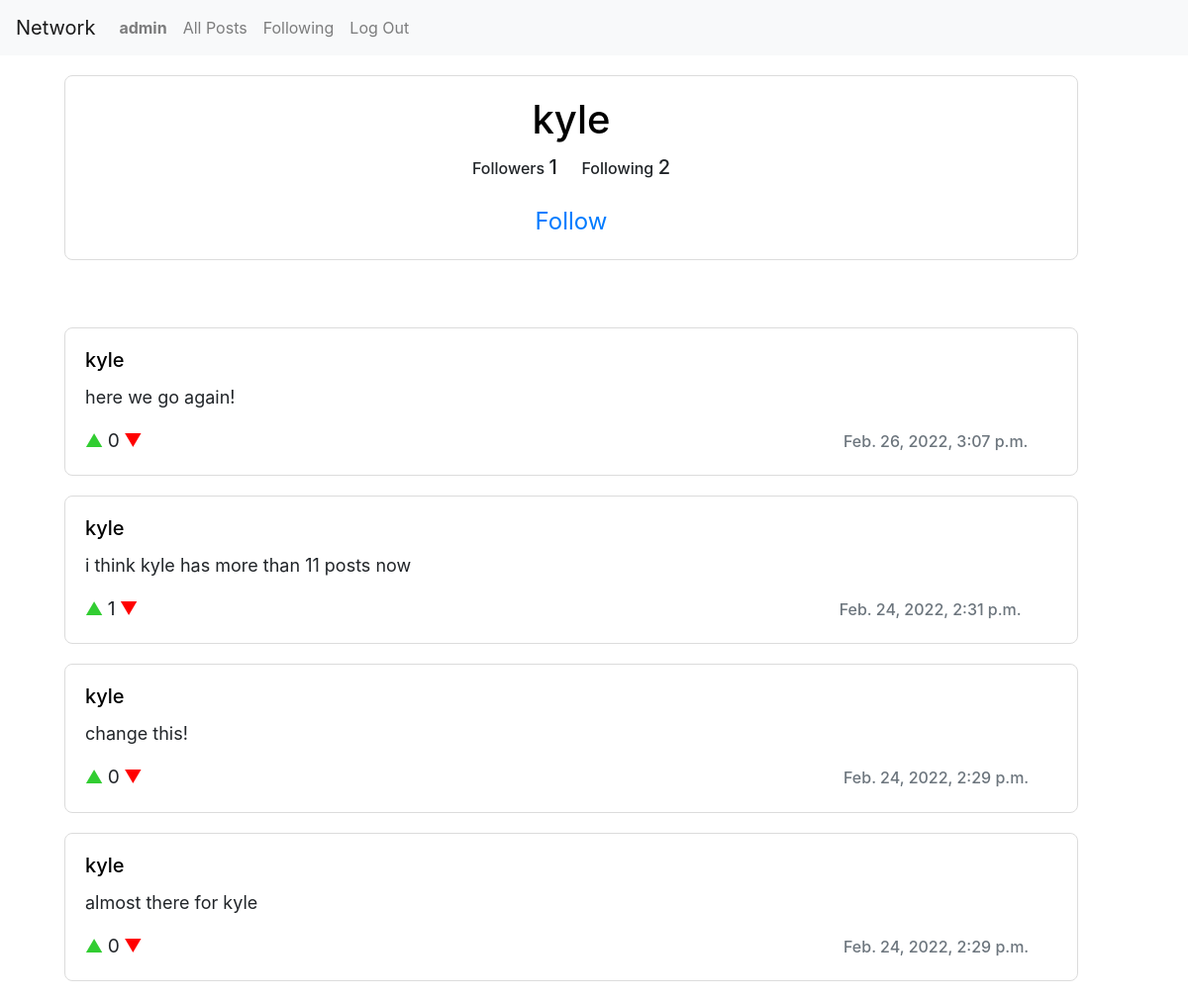
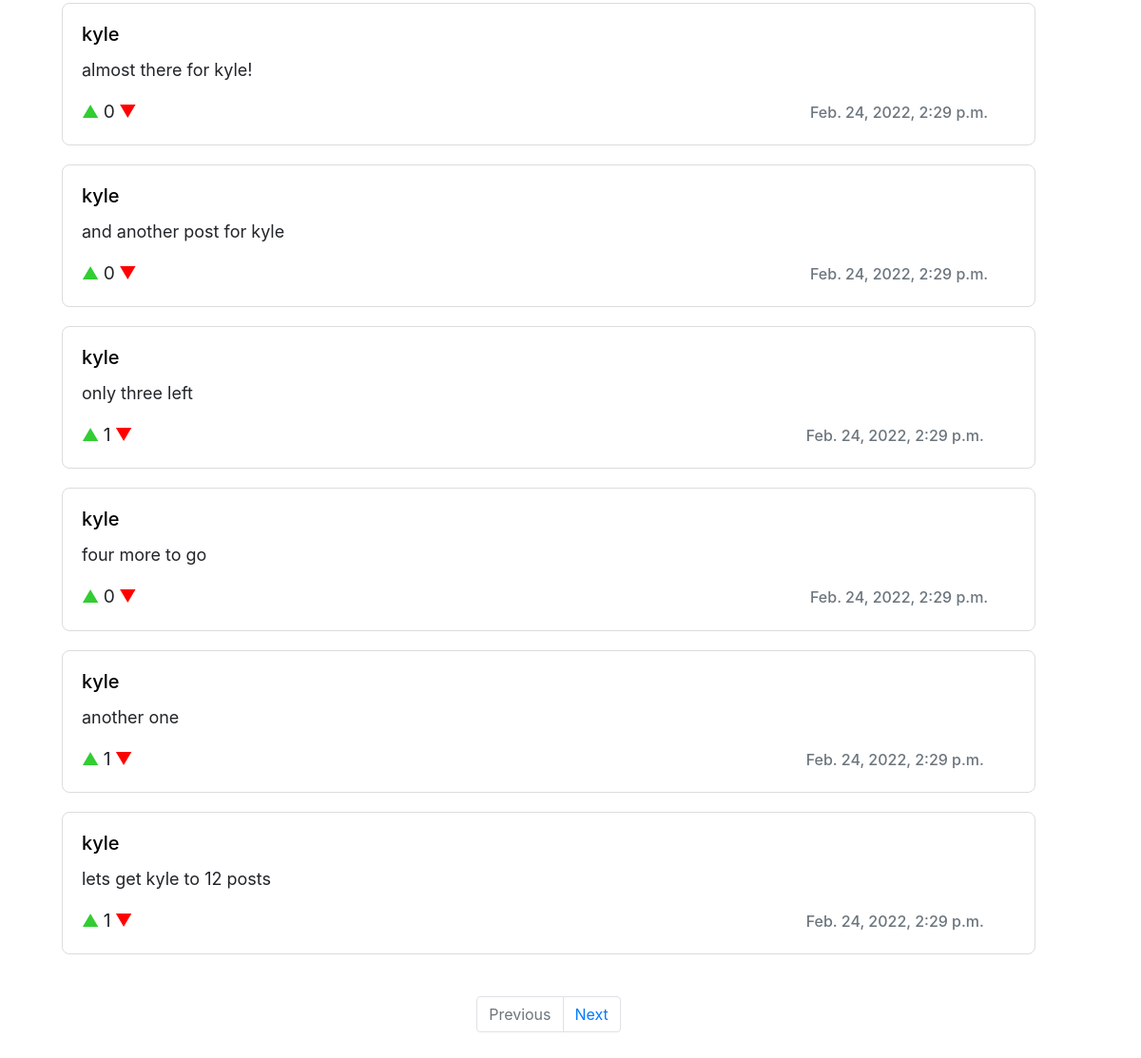
The app's page /profile/2 (signed in) with its own data (2 pictures, top to bottom).
### network/models.py (models this page shows)
class User(AbstractUser):
    pass

class Posts(models.Model):
	user = models.ForeignKey(User, on_delete=models.CASCADE)
	dateandtime = models.DateTimeField()
	text = models.TextField(max_length=560)
	likes = models.PositiveIntegerField(default=0)

### network/views.py (the view)
# urls.py: path("profile/<int:user_id>", views.profile, name="profile"),
def profile(request, user_id):
    user = User.objects.get(pk=user_id)
    current_user = request.user
    followed = False
    current_page = 1
    next_page = 2
    following_count = Following.objects.filter(user=user).count()
    followers_count = Following.objects.filter(following=user).count()
    if Following.objects.filter(user = current_user, following = user):
        followed = True
    else:
        followed = False
    posts = Posts.objects.filter(user=user).order_by('-dateandtime')
    if len(posts) < 10:
        last_page = True
    else:
        last_page = False
    p = Paginator(posts, 10)
    posts = p.page(1)
    if user == current_user:
        can_edit = True
    else:
        can_edit = False
    context = {
        "posts": posts,
        "user": user,
        "following_count": following_count,
        "followers_count": followers_count,
        "followed": followed,
        "current_user": current_user,
        "first_page": True,
        "next_page": next_page,
        "last_page": last_page,
        "can_edit": can_edit,
    }
    return render(request, "network/profile.html", context)

### network/templates/network/profile.html (shortened to what this page needs)
{% extends "network/layout.html" %}
{% load static %}
{% block body %}
<div class="card" style="width: 64rem; margin: 20px 0 20px 20px; border-radius: 8px; border-color: gainsboro;">
  <div class="card-body" style="text-align: center; ">
    <a href="/profile/{{user.id}}" id="usernamelink" style="text-decoration: none; color: black;">
        <h1 class="card-title" >{{user.username}}</h1>
      </a>
    <div style="display:inline-block; font-size: larger;"><h6 class="card-text">Followers</h6></div>
    <div style="display:inline-block; font-size: larger; margin-right: 20px;"><h5 class="card-text">{{followers_count}}</h5></div>
    <div style="display:inline-block; font-size: larger;"><h6 class="card-text">Following</h6></div>
    <div style="display:inline-block; font-size: larger;"><h5 class="card-text">{{following_count}}</h5></div>
    {% if user.is_authenticated %}
    {% if user != current_user %}
    <br><br>
    {% if followed %}
    <div style="font-size: x-large;"><a href="/unfollow/{{user.id}}" class="card-link">Unfollow</a></div>
    {% else %}
    <div style="font-size: x-large;"><a href="/follow/{{user.id}}" class="card-link">Follow</a></div>
    {% endif %}
    {% endif %}
    {% endif %}
  </div>
</div>
<br><br>
{% for post in posts %}
<div class="card" style="width: 64rem; margin: 0 0 20px 20px; border-radius: 8px; border-color: gainsboro;">
    <div class="card-body">
      <a href="/profile/{{user.id}}" id="usernamelink" style="text-decoration: none; color: black;">
        <h5 class="card-title">{{post.user.username}}</h5>
      </a>
      <p id="{{post.id}}post_id" class="card-text" style="font-size:large;">{{post.text}}</p>
      <div style="display:inline-block;"><a href="#!" onclick="like('{{ post.id }}')" id="like_button" class="card-link" style="font-size:large; color: limegreen;">▲</a></div>
      <div style="display:inline-block;"><p id="like_count{{post.id}}" class="card-text" style="font-size: larger;">{{post.likes}}</p></div>
      <div style="display:inline-block;"><a href="#!" onclick="unlike('{{ post.id }}')" id="dislike_button" class="card-link" style="font-size:large; color: red;">▼</a></div>
      <div style="display:inline-block; margin-left:44rem;"><h6 class="card-subtitle mb-1 text-muted">{{post.dateandtime}}</h6></div>
    </div>
  </div>
{% endfor %}
<br>
<div style="width: 64rem; margin: 0 0 20px 20px;">
  <div style="display: flex; justify-content: center;">
    <nav aria-label="Page navigation example">
      <ul class="pagination">
        {% if first_page %}
        <li class="page-item disabled"><a class="page-link" href="/profile/{{user.id}}/page/{{previous_page}}">Previous</a></li>
        {% else %}
        <li class="page-item "><a class="page-link" href="/profile/{{user.id}}/page/{{previous_page}}">Previous</a></li>
        {% endif %}
        {% if last_page %}
        <li class="page-item disabled"><a class="page-link" href="/profile/{{user.id}}/page/{{next_page}}">Next</a></li>
        {% else %}
        <li class="page-item"><a class="page-link" href="/profile/{{user.id}}/page/{{next_page}}">Next</a></li>
        {% endif %}
      </ul>
    </nav>
  </div>
</div>
<br><br><br>
{% endblock %}

### network/templates/network/layout.html (shortened to what this page needs)
{% load static %}
<!DOCTYPE html>
<html lang="en">
    <head>
        <link rel="stylesheet" href="https://stackpath.bootstrapcdn.com/bootstrap/4.4.1/css/bootstrap.min.css">
        <link href="{% static 'network/styles.css' %}" rel="stylesheet">
    </head>
    <body>
        <nav class="navbar navbar-expand-lg navbar-light bg-light">
            <a class="navbar-brand" href="{% url 'index' %}">Network</a>
            <div>
              <ul class="navbar-nav mr-auto">
                {% if user.is_authenticated %}
                    <li class="nav-item">
                        <a class="nav-link" href="/profile/{{current_user.id}}"><strong>{{ current_user.username }}</strong></a>
                    </li>
                {% endif %}
                <li class="nav-item">
                  <a class="nav-link" href="{% url 'index' %}">All Posts</a>
                </li>
                {% if user.is_authenticated %}
                    <li class="nav-item">
                        <a class="nav-link" href="{% url 'following' %}">Following</a>
                    </li>
                    <li class="nav-item">
                        <a class="nav-link" href="{% url 'logout' %}">Log Out</a>
                    </li>
                {% endif %}
              </ul>
            </div>
          </nav>
        <div class="body">
            <div class="container" style="margin: auto;">
            {% block body %}
            {% endblock %}
            </div>
        </div>

### records on screen
User: username "admin"
User: username "kyle"
Posts: user.username "kyle", text "here we go again!", likes "0", dateandtime "Feb. 26, 2022, 3:07 p.m."
Posts: user.username "kyle", text "i think kyle has more than 11 posts now", likes "1", dateandtime "Feb. 24, 2022, 2:31 p.m."
Posts: user.username "kyle", text "change this!", likes "0", dateandtime "Feb. 24, 2022, 2:29 p.m."
Posts: user.username "kyle", text "almost there for kyle", likes "0", dateandtime "Feb. 24, 2022, 2:29 p.m."
Posts: user.username "kyle", text "almost there for kyle!", likes "0", dateandtime "Feb. 24, 2022, 2:29 p.m."
Posts: user.username "kyle", text "and another post for kyle", likes "0", dateandtime "Feb. 24, 2022, 2:29 p.m."
Posts: user.username "kyle", text "only three left", likes "1", dateandtime "Feb. 24, 2022, 2:29 p.m."
Posts: user.username "kyle", text "four more to go", likes "0", dateandtime "Feb. 24, 2022, 2:29 p.m."
Posts: user.username "kyle", text "another one", likes "1", dateandtime "Feb. 24, 2022, 2:29 p.m."
Posts: user.username "kyle", text "lets get kyle to 12 posts", likes "1", dateandtime "Feb. 24, 2022, 2:29 p.m."

### other values on screen
{{ followers_count }} "1"
{{ following_count }} "2"
